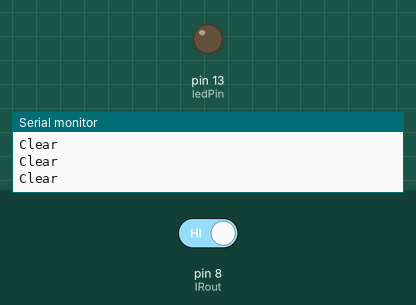
Bench run of a sketch on a simulated Arduino Uno, built with avr-gcc and run on an emulated ATmega328P. Shown: output pins drawn as LEDs (lit = HIGH), the last lines printed to the serial monitor. The test bench sets the inputs (shaded band); at power-on: pin 8 (IRout) HIGH.

Above: at 1.2 s.
1.3 s: pin 8 (IRout) driven LOW
At 2.0 s:
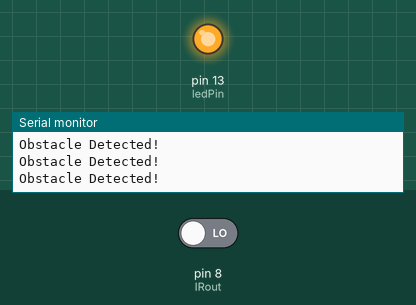
2.8 s: pin 8 (IRout) driven HIGH
At 3.2 s:
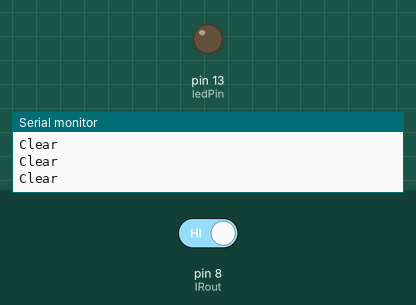
Timing chart, 0 to 5.8 s (numbered marks = the images above; inputs shaded):
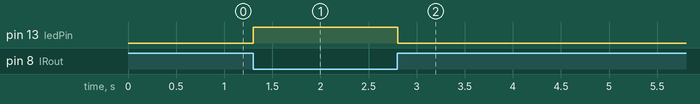

The sketch:

Obstacle_Detector_BOT_sketch_sep28a.ino
```cpp
const int ledPin = 13;
const int IRout = 8;

void setup() {
  // put your setup code here, to run once:
  pinMode(ledPin, OUTPUT);
  pinMode(IRout, INPUT);
  Serial.begin(9600); // Baud Rate
}

void loop() {
  // put your main code here, to run repeatedly:
  int OutVal = digitalRead(IRout);
  digitalWrite(ledPin, !OutVal);

  if (OutVal == LOW) {
    Serial.println("Obstacle Detected!");
  } else {
    Serial.println("Clear");
  }

  delay(100); // Brief delay to keep Serial output readable
}
```

Measured:
- after the input at 1.3 s, pin 13 (ledPin): LOW → HIGH at once
- after the input at 2.8 s, pin 13 (ledPin): HIGH → LOW at once
